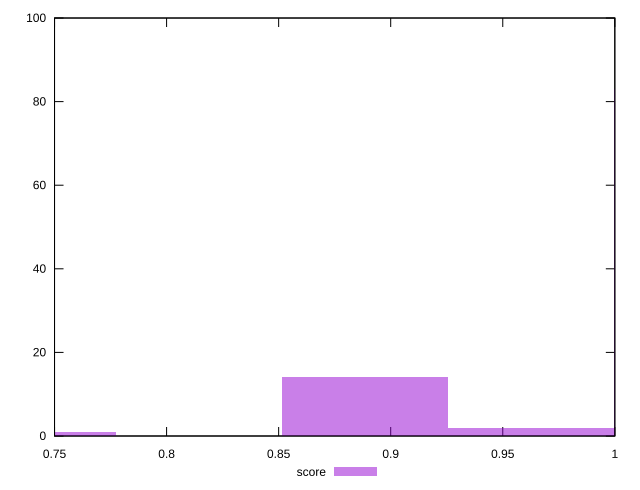

Write gnuplot code to recreate this figure.
reset

$score <<EOF
1.0367482224252507 83
0.8886413335073577 14
0.7405344445894647 1
0.9626947779663042 2
EOF

set key outside below
set boxwidth 0.07405344445894647
set xrange [0.75:1]
set yrange [0:100]
set trange [0:100]
set style fill transparent solid 0.5 noborder
set terminal svg size 640, 490 enhanced background rgb 'white'
set output "reprap/unminified-javascript/samples/pages+cached+noexternal+nomedia/score/histogram.svg"

plot $score title "score" with boxes

reset
